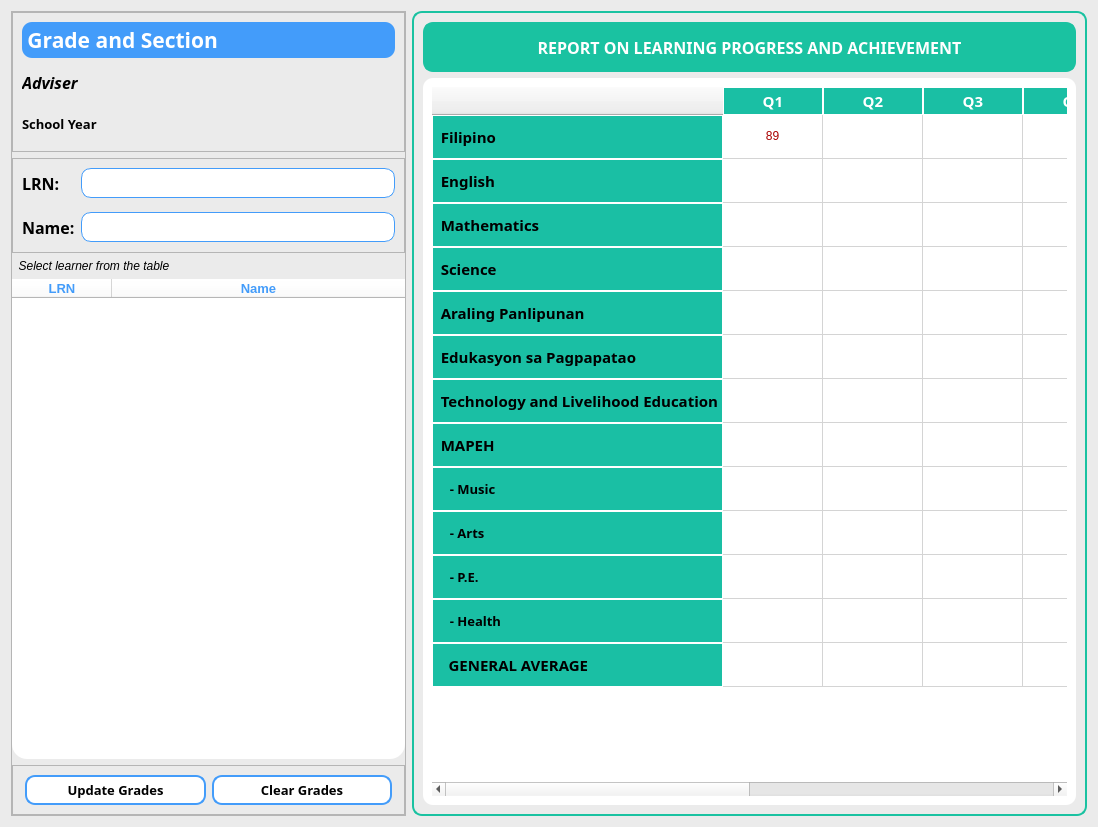
<?xml version="1.0" encoding="UTF-8"?>
<ui version="4.0">
 <class>gradesJHSsection</class>
 <widget class="QFrame" name="gradesJHSsection">
  <property name="geometry">
   <rect>
    <x>0</x>
    <y>0</y>
    <width>1098</width>
    <height>827</height>
   </rect>
  </property>
  <property name="windowTitle">
   <string>Frame</string>
  </property>
  <property name="styleSheet">
   <string notr="true">QFrame{
	background-color: rgb(235, 235, 235);
}</string>
  </property>
  <layout class="QHBoxLayout" name="horizontalLayout">
   <item>
    <widget class="QFrame" name="frame">
     <property name="minimumSize">
      <size>
       <width>395</width>
       <height>0</height>
      </size>
     </property>
     <property name="maximumSize">
      <size>
       <width>395</width>
       <height>16777215</height>
      </size>
     </property>
     <property name="frameShape">
      <enum>QFrame::StyledPanel</enum>
     </property>
     <property name="frameShadow">
      <enum>QFrame::Raised</enum>
     </property>
     <layout class="QVBoxLayout" name="verticalLayout_2">
      <property name="leftMargin">
       <number>0</number>
      </property>
      <property name="topMargin">
       <number>0</number>
      </property>
      <property name="rightMargin">
       <number>0</number>
      </property>
      <property name="bottomMargin">
       <number>0</number>
      </property>
      <item>
       <widget class="QFrame" name="frame_4">
        <property name="minimumSize">
         <size>
          <width>0</width>
          <height>140</height>
         </size>
        </property>
        <property name="maximumSize">
         <size>
          <width>16777215</width>
          <height>140</height>
         </size>
        </property>
        <property name="frameShape">
         <enum>QFrame::StyledPanel</enum>
        </property>
        <property name="frameShadow">
         <enum>QFrame::Raised</enum>
        </property>
        <layout class="QVBoxLayout" name="verticalLayout">
         <item>
          <widget class="QLabel" name="gradeSecJHS">
           <property name="font">
            <font>
             <family>Segoe UI Semibold</family>
             <pointsize>16</pointsize>
             <weight>75</weight>
             <italic>false</italic>
             <bold>true</bold>
            </font>
           </property>
           <property name="styleSheet">
            <string notr="true">QLabel{
	background-color: rgb(67, 156, 250);
    border-radius: 10px;
	color: rgb(255,255,255);
}</string>
           </property>
           <property name="text">
            <string> Grade and Section</string>
           </property>
          </widget>
         </item>
         <item>
          <widget class="QLabel" name="advJHS">
           <property name="font">
            <font>
             <family>Segoe UI Semibold</family>
             <pointsize>12</pointsize>
             <weight>75</weight>
             <italic>true</italic>
             <bold>true</bold>
            </font>
           </property>
           <property name="text">
            <string>Adviser</string>
           </property>
          </widget>
         </item>
         <item>
          <widget class="QLabel" name="syJHS">
           <property name="font">
            <font>
             <family>Segoe UI Semibold</family>
             <pointsize>10</pointsize>
             <weight>75</weight>
             <bold>true</bold>
            </font>
           </property>
           <property name="text">
            <string>School Year</string>
           </property>
          </widget>
         </item>
        </layout>
       </widget>
      </item>
      <item>
       <widget class="QFrame" name="frame_3">
        <property name="minimumSize">
         <size>
          <width>0</width>
          <height>95</height>
         </size>
        </property>
        <property name="maximumSize">
         <size>
          <width>16777215</width>
          <height>95</height>
         </size>
        </property>
        <property name="frameShape">
         <enum>QFrame::StyledPanel</enum>
        </property>
        <property name="frameShadow">
         <enum>QFrame::Raised</enum>
        </property>
        <layout class="QFormLayout" name="formLayout">
         <property name="verticalSpacing">
          <number>14</number>
         </property>
         <item row="0" column="0">
          <widget class="QLabel" name="label">
           <property name="font">
            <font>
             <family>Segoe UI Semibold</family>
             <pointsize>12</pointsize>
             <weight>75</weight>
             <bold>true</bold>
            </font>
           </property>
           <property name="text">
            <string>LRN:</string>
           </property>
          </widget>
         </item>
         <item row="1" column="0">
          <widget class="QLabel" name="label_2">
           <property name="font">
            <font>
             <family>Segoe UI Semibold</family>
             <pointsize>12</pointsize>
             <weight>75</weight>
             <bold>true</bold>
            </font>
           </property>
           <property name="text">
            <string>Name:</string>
           </property>
          </widget>
         </item>
         <item row="0" column="1">
          <widget class="QLabel" name="lrn_JHS">
           <property name="minimumSize">
            <size>
             <width>0</width>
             <height>30</height>
            </size>
           </property>
           <property name="maximumSize">
            <size>
             <width>16777215</width>
             <height>30</height>
            </size>
           </property>
           <property name="font">
            <font>
             <family>Segoe UI Semibold</family>
             <pointsize>11</pointsize>
             <weight>75</weight>
             <bold>true</bold>
            </font>
           </property>
           <property name="styleSheet">
            <string notr="true">QLabel{
border-radius: 10px;
border: 1px solid rgb(67, 156, 250);
	background-color: rgb(255, 255, 255);
}</string>
           </property>
           <property name="text">
            <string/>
           </property>
          </widget>
         </item>
         <item row="1" column="1">
          <widget class="QLabel" name="name_JHS">
           <property name="minimumSize">
            <size>
             <width>0</width>
             <height>30</height>
            </size>
           </property>
           <property name="maximumSize">
            <size>
             <width>16777215</width>
             <height>30</height>
            </size>
           </property>
           <property name="font">
            <font>
             <family>Segoe UI Semibold</family>
             <pointsize>11</pointsize>
             <weight>75</weight>
             <bold>true</bold>
            </font>
           </property>
           <property name="styleSheet">
            <string notr="true">QLabel{
border-radius: 10px;
border: 1px solid rgb(67, 156, 250);
	background-color: rgb(255, 255, 255);
}</string>
           </property>
           <property name="text">
            <string/>
           </property>
          </widget>
         </item>
        </layout>
       </widget>
      </item>
      <item>
       <widget class="QLabel" name="label_6">
        <property name="font">
         <font>
          <family>Segoe UI</family>
          <pointsize>9</pointsize>
          <italic>true</italic>
         </font>
        </property>
        <property name="text">
         <string>  Select learner from the table</string>
        </property>
       </widget>
      </item>
      <item>
       <widget class="QTableWidget" name="studentJHSTable">
        <property name="styleSheet">
         <string notr="true">QTableWidget{
border: none;
	background-color: rgb(255, 255, 255);
}
QFrame{
	background-color:  rgb(255, 255, 255);
	border-radius: 15px;
    border: none;
}

QTableView::item:selected  {
	color: rgb(255, 255, 255);
	background-color: rgb(67, 156, 250);
}

</string>
        </property>
        <property name="selectionMode">
         <enum>QAbstractItemView::SingleSelection</enum>
        </property>
        <property name="selectionBehavior">
         <enum>QAbstractItemView::SelectRows</enum>
        </property>
        <attribute name="horizontalHeaderStretchLastSection">
         <bool>true</bool>
        </attribute>
        <attribute name="verticalHeaderVisible">
         <bool>false</bool>
        </attribute>
        <column>
         <property name="text">
          <string>LRN</string>
         </property>
         <property name="font">
          <font>
           <family>Segoe UI</family>
           <pointsize>10</pointsize>
           <weight>75</weight>
           <bold>true</bold>
          </font>
         </property>
         <property name="foreground">
          <brush brushstyle="SolidPattern">
           <color alpha="255">
            <red>67</red>
            <green>156</green>
            <blue>250</blue>
           </color>
          </brush>
         </property>
        </column>
        <column>
         <property name="text">
          <string>Name</string>
         </property>
         <property name="font">
          <font>
           <family>Segoe UI</family>
           <pointsize>10</pointsize>
           <weight>75</weight>
           <bold>true</bold>
          </font>
         </property>
         <property name="foreground">
          <brush brushstyle="SolidPattern">
           <color alpha="255">
            <red>67</red>
            <green>156</green>
            <blue>250</blue>
           </color>
          </brush>
         </property>
        </column>
       </widget>
      </item>
      <item>
       <widget class="QFrame" name="frame_5">
        <property name="minimumSize">
         <size>
          <width>0</width>
          <height>50</height>
         </size>
        </property>
        <property name="frameShape">
         <enum>QFrame::StyledPanel</enum>
        </property>
        <property name="frameShadow">
         <enum>QFrame::Raised</enum>
        </property>
        <layout class="QHBoxLayout" name="horizontalLayout_2">
         <property name="leftMargin">
          <number>12</number>
         </property>
         <property name="topMargin">
          <number>0</number>
         </property>
         <property name="rightMargin">
          <number>12</number>
         </property>
         <property name="bottomMargin">
          <number>0</number>
         </property>
         <item>
          <widget class="QPushButton" name="updGradeJHS">
           <property name="minimumSize">
            <size>
             <width>0</width>
             <height>30</height>
            </size>
           </property>
           <property name="font">
            <font>
             <family>Segoe UI Semibold</family>
             <pointsize>10</pointsize>
             <weight>75</weight>
             <bold>true</bold>
            </font>
           </property>
           <property name="styleSheet">
            <string notr="true">QPushButton{
	color: rgb(0,0,0);
	border-radius: 10px;
	border: 2px solid rgb(67, 156, 250);
	background-color: rgb(255, 255, 255);
}
QPushButton:focus{
background-color: rgb(67, 156, 250);
	color: rgb(255, 255, 255);
 	border-radius: 10px;
}</string>
           </property>
           <property name="text">
            <string>Update Grades</string>
           </property>
          </widget>
         </item>
         <item>
          <widget class="QPushButton" name="clrGradeJHS">
           <property name="minimumSize">
            <size>
             <width>0</width>
             <height>30</height>
            </size>
           </property>
           <property name="font">
            <font>
             <family>Segoe UI Semibold</family>
             <pointsize>10</pointsize>
             <weight>75</weight>
             <bold>true</bold>
            </font>
           </property>
           <property name="styleSheet">
            <string notr="true">QPushButton{
	color: rgb(0,0,0);
	border-radius: 10px;
	border: 2px solid rgb(67, 156, 250);
	background-color: rgb(255, 255, 255);
}
QPushButton:focus{
background-color: rgb(67, 156, 250);
	color: rgb(255, 255, 255);
 	border-radius: 10px;
}</string>
           </property>
           <property name="text">
            <string>Clear Grades</string>
           </property>
          </widget>
         </item>
        </layout>
       </widget>
      </item>
     </layout>
    </widget>
   </item>
   <item>
    <widget class="QFrame" name="frame_2">
     <property name="styleSheet">
      <string notr="true">QFrame{
	background-color: rgb(235, 235, 235);
    border: solid;
	border-width: 2px 2px 2px 2px;
	border-color: rgb(26, 194, 161);
	border-radius: 10px
}</string>
     </property>
     <property name="frameShape">
      <enum>QFrame::StyledPanel</enum>
     </property>
     <property name="frameShadow">
      <enum>QFrame::Raised</enum>
     </property>
     <layout class="QVBoxLayout" name="verticalLayout_3">
      <item>
       <widget class="QLabel" name="label_7">
        <property name="minimumSize">
         <size>
          <width>0</width>
          <height>50</height>
         </size>
        </property>
        <property name="maximumSize">
         <size>
          <width>16777215</width>
          <height>50</height>
         </size>
        </property>
        <property name="font">
         <font>
          <family>Segoe UI Semibold</family>
          <pointsize>12</pointsize>
          <weight>75</weight>
          <bold>true</bold>
         </font>
        </property>
        <property name="styleSheet">
         <string notr="true">QLabel{
	background-color: rgb(26, 194, 161);
    border-radius: 10px;
	color: rgb(255,255,255);
}</string>
        </property>
        <property name="text">
         <string>REPORT ON LEARNING PROGRESS AND ACHIEVEMENT</string>
        </property>
        <property name="alignment">
         <set>Qt::AlignCenter</set>
        </property>
       </widget>
      </item>
      <item>
       <widget class="QFrame" name="frame_6">
        <property name="styleSheet">
         <string notr="true">QFrame{
border:none;
	background-color: rgb(255, 255, 255);
}</string>
        </property>
        <property name="frameShape">
         <enum>QFrame::StyledPanel</enum>
        </property>
        <property name="frameShadow">
         <enum>QFrame::Raised</enum>
        </property>
        <layout class="QHBoxLayout" name="horizontalLayout_3">
         <item>
          <widget class="QTableWidget" name="gradeJHSTable">
           <property name="styleSheet">
            <string notr="true">QHeaderView:section{
	background-color: rgb(26, 191, 164);
border: 1px solid rgb(255, 255, 255);
}
QTableCornerButton:section{
 image: url(&quot;c:/LMS_appVer2/icons/subject.png&quot;);
border: 1px solid rgb(26, 191, 164);
	background-color: rgb(255, 255, 255);
}
QTableView::item {
	text-align: center;
}

QTableView::item:selected  {
	color: rgb(255, 255, 255);
	background-color: rgb(67, 156, 250);
}
</string>
           </property>
           <attribute name="horizontalHeaderStretchLastSection">
            <bool>true</bool>
           </attribute>
           <attribute name="verticalHeaderVisible">
            <bool>true</bool>
           </attribute>
           <attribute name="verticalHeaderMinimumSectionSize">
            <number>22</number>
           </attribute>
           <attribute name="verticalHeaderDefaultSectionSize">
            <number>44</number>
           </attribute>
           <row>
            <property name="text">
             <string>  Filipino</string>
            </property>
            <property name="font">
             <font>
              <family>Segoe UI Semibold</family>
              <pointsize>11</pointsize>
              <weight>75</weight>
              <bold>true</bold>
             </font>
            </property>
           </row>
           <row>
            <property name="text">
             <string>  English</string>
            </property>
            <property name="font">
             <font>
              <family>Segoe UI Semibold</family>
              <pointsize>11</pointsize>
              <weight>75</weight>
              <bold>true</bold>
             </font>
            </property>
           </row>
           <row>
            <property name="text">
             <string>  Mathematics</string>
            </property>
            <property name="font">
             <font>
              <family>Segoe UI Semibold</family>
              <pointsize>11</pointsize>
              <weight>75</weight>
              <bold>true</bold>
             </font>
            </property>
           </row>
           <row>
            <property name="text">
             <string>  Science</string>
            </property>
            <property name="font">
             <font>
              <family>Segoe UI Semibold</family>
              <pointsize>11</pointsize>
              <weight>75</weight>
              <bold>true</bold>
             </font>
            </property>
           </row>
           <row>
            <property name="text">
             <string>  Araling Panlipunan</string>
            </property>
            <property name="font">
             <font>
              <family>Segoe UI Semibold</family>
              <pointsize>11</pointsize>
              <weight>75</weight>
              <bold>true</bold>
             </font>
            </property>
           </row>
           <row>
            <property name="text">
             <string>  Edukasyon sa Pagpapatao</string>
            </property>
            <property name="font">
             <font>
              <family>Segoe UI Semibold</family>
              <pointsize>11</pointsize>
              <weight>75</weight>
              <bold>true</bold>
             </font>
            </property>
           </row>
           <row>
            <property name="text">
             <string>  Technology and Livelihood Education</string>
            </property>
            <property name="font">
             <font>
              <family>Segoe UI Semibold</family>
              <pointsize>11</pointsize>
              <weight>75</weight>
              <bold>true</bold>
             </font>
            </property>
           </row>
           <row>
            <property name="text">
             <string>  MAPEH</string>
            </property>
            <property name="font">
             <font>
              <family>Segoe UI Semibold</family>
              <pointsize>11</pointsize>
              <weight>75</weight>
              <bold>true</bold>
             </font>
            </property>
           </row>
           <row>
            <property name="text">
             <string>     - Music</string>
            </property>
            <property name="font">
             <font>
              <family>Segoe UI Semibold</family>
              <pointsize>10</pointsize>
              <weight>75</weight>
              <bold>true</bold>
             </font>
            </property>
           </row>
           <row>
            <property name="text">
             <string>     - Arts</string>
            </property>
            <property name="font">
             <font>
              <family>Segoe UI Semibold</family>
              <pointsize>10</pointsize>
              <weight>75</weight>
              <bold>true</bold>
             </font>
            </property>
           </row>
           <row>
            <property name="text">
             <string>     - P.E.</string>
            </property>
            <property name="font">
             <font>
              <family>Segoe UI Semibold</family>
              <pointsize>10</pointsize>
              <weight>75</weight>
              <bold>true</bold>
             </font>
            </property>
           </row>
           <row>
            <property name="text">
             <string>     - Health</string>
            </property>
            <property name="font">
             <font>
              <family>Segoe UI Semibold</family>
              <pointsize>10</pointsize>
              <weight>75</weight>
              <bold>true</bold>
             </font>
            </property>
           </row>
           <row>
            <property name="text">
             <string>    GENERAL AVERAGE</string>
            </property>
            <property name="font">
             <font>
              <family>Segoe UI Semibold</family>
              <pointsize>11</pointsize>
              <weight>75</weight>
              <bold>true</bold>
             </font>
            </property>
           </row>
           <column>
            <property name="text">
             <string>Q1</string>
            </property>
            <property name="font">
             <font>
              <family>Segoe UI Semibold</family>
              <pointsize>11</pointsize>
              <weight>75</weight>
              <bold>true</bold>
             </font>
            </property>
            <property name="foreground">
             <brush brushstyle="SolidPattern">
              <color alpha="255">
               <red>255</red>
               <green>255</green>
               <blue>255</blue>
              </color>
             </brush>
            </property>
           </column>
           <column>
            <property name="text">
             <string>Q2</string>
            </property>
            <property name="font">
             <font>
              <family>Segoe UI Semibold</family>
              <pointsize>11</pointsize>
              <weight>75</weight>
              <bold>true</bold>
             </font>
            </property>
            <property name="foreground">
             <brush brushstyle="SolidPattern">
              <color alpha="255">
               <red>255</red>
               <green>255</green>
               <blue>255</blue>
              </color>
             </brush>
            </property>
           </column>
           <column>
            <property name="text">
             <string>Q3</string>
            </property>
            <property name="font">
             <font>
              <family>Segoe UI Semibold</family>
              <pointsize>11</pointsize>
              <weight>75</weight>
              <bold>true</bold>
             </font>
            </property>
            <property name="foreground">
             <brush brushstyle="SolidPattern">
              <color alpha="255">
               <red>255</red>
               <green>255</green>
               <blue>255</blue>
              </color>
             </brush>
            </property>
           </column>
           <column>
            <property name="text">
             <string>Q4</string>
            </property>
            <property name="font">
             <font>
              <family>Segoe UI Semibold</family>
              <pointsize>11</pointsize>
              <weight>75</weight>
              <bold>true</bold>
             </font>
            </property>
            <property name="foreground">
             <brush brushstyle="SolidPattern">
              <color alpha="255">
               <red>255</red>
               <green>255</green>
               <blue>255</blue>
              </color>
             </brush>
            </property>
           </column>
           <column>
            <property name="text">
             <string>FINAL GRADE</string>
            </property>
            <property name="font">
             <font>
              <family>Segoe UI Semibold</family>
              <pointsize>10</pointsize>
              <weight>75</weight>
              <bold>true</bold>
             </font>
            </property>
            <property name="foreground">
             <brush brushstyle="SolidPattern">
              <color alpha="255">
               <red>255</red>
               <green>255</green>
               <blue>255</blue>
              </color>
             </brush>
            </property>
           </column>
           <column>
            <property name="text">
             <string>REMARKS</string>
            </property>
            <property name="font">
             <font>
              <family>Segoe UI Semibold</family>
              <pointsize>10</pointsize>
              <weight>75</weight>
              <bold>true</bold>
             </font>
            </property>
            <property name="foreground">
             <brush brushstyle="SolidPattern">
              <color alpha="255">
               <red>255</red>
               <green>255</green>
               <blue>255</blue>
              </color>
             </brush>
            </property>
           </column>
           <item row="0" column="0">
            <property name="text">
             <string>89</string>
            </property>
            <property name="textAlignment">
             <set>AlignCenter</set>
            </property>
            <property name="foreground">
             <brush brushstyle="SolidPattern">
              <color alpha="255">
               <red>170</red>
               <green>0</green>
               <blue>0</blue>
              </color>
             </brush>
            </property>
           </item>
           <item row="0" column="1">
            <property name="text">
             <string/>
            </property>
            <property name="font">
             <font>
              <family>Segoe UI Semibold</family>
              <pointsize>10</pointsize>
              <weight>75</weight>
              <bold>true</bold>
             </font>
            </property>
           </item>
           <item row="0" column="2">
            <property name="text">
             <string/>
            </property>
           </item>
           <item row="0" column="3">
            <property name="text">
             <string/>
            </property>
            <property name="font">
             <font>
              <family>Segoe UI Semibold</family>
              <pointsize>10</pointsize>
              <weight>75</weight>
              <bold>true</bold>
             </font>
            </property>
            <property name="textAlignment">
             <set>AlignCenter</set>
            </property>
           </item>
           <item row="0" column="4">
            <property name="text">
             <string/>
            </property>
           </item>
           <item row="0" column="5">
            <property name="text">
             <string/>
            </property>
           </item>
          </widget>
         </item>
        </layout>
       </widget>
      </item>
     </layout>
    </widget>
   </item>
  </layout>
 </widget>
 <resources/>
 <connections/>
</ui>
